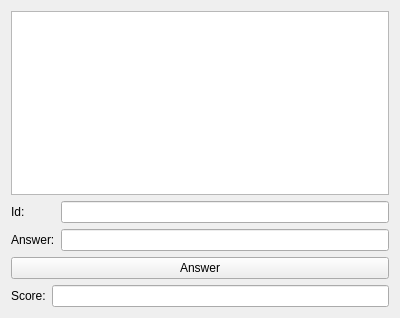
<?xml version="1.0" encoding="UTF-8"?>
<ui version="4.0">
 <class>ParticipantWindow</class>
 <widget class="QWidget" name="ParticipantWindow">
  <property name="geometry">
   <rect>
    <x>0</x>
    <y>0</y>
    <width>400</width>
    <height>318</height>
   </rect>
  </property>
  <property name="windowTitle">
   <string>ParticipantWindow</string>
  </property>
  <layout class="QVBoxLayout" name="verticalLayout">
   <item>
    <widget class="QTableWidget" name="tableWidget"/>
   </item>
   <item>
    <layout class="QFormLayout" name="formLayout">
     <item row="1" column="0">
      <widget class="QLabel" name="label_2">
       <property name="text">
        <string>Answer:</string>
       </property>
      </widget>
     </item>
     <item row="1" column="1">
      <widget class="QLineEdit" name="lineEdit"/>
     </item>
     <item row="0" column="0">
      <widget class="QLabel" name="label_3">
       <property name="text">
        <string>Id:</string>
       </property>
      </widget>
     </item>
     <item row="0" column="1">
      <widget class="QLineEdit" name="lineEdit_3"/>
     </item>
    </layout>
   </item>
   <item>
    <widget class="QPushButton" name="pushButton">
     <property name="text">
      <string>Answer</string>
     </property>
    </widget>
   </item>
   <item>
    <layout class="QFormLayout" name="formLayout_2">
     <item row="0" column="0">
      <widget class="QLabel" name="label">
       <property name="text">
        <string>Score:</string>
       </property>
      </widget>
     </item>
     <item row="0" column="1">
      <widget class="QLineEdit" name="lineEdit_2">
       <property name="readOnly">
        <bool>true</bool>
       </property>
      </widget>
     </item>
    </layout>
   </item>
  </layout>
 </widget>
 <resources/>
 <connections>
  <connection>
   <sender>pushButton</sender>
   <signal>clicked()</signal>
   <receiver>ParticipantWindow</receiver>
   <slot>answer()</slot>
   <hints>
    <hint type="sourcelabel">
     <x>173</x>
     <y>267</y>
    </hint>
    <hint type="destinationlabel">
     <x>191</x>
     <y>313</y>
    </hint>
   </hints>
  </connection>
  <connection>
   <sender>lineEdit_3</sender>
   <signal>textChanged(QString)</signal>
   <receiver>ParticipantWindow</receiver>
   <slot>idChanged()</slot>
   <hints>
    <hint type="sourcelabel">
     <x>138</x>
     <y>201</y>
    </hint>
    <hint type="destinationlabel">
     <x>131</x>
     <y>314</y>
    </hint>
   </hints>
  </connection>
  <connection>
   <sender>tableWidget</sender>
   <signal>cellClicked(int,int)</signal>
   <receiver>ParticipantWindow</receiver>
   <slot>clicked(int,int)</slot>
   <hints>
    <hint type="sourcelabel">
     <x>176</x>
     <y>132</y>
    </hint>
    <hint type="destinationlabel">
     <x>151</x>
     <y>314</y>
    </hint>
   </hints>
  </connection>
 </connections>
 <slots>
  <slot>clicked(int,int)</slot>
  <slot>answer()</slot>
  <slot>idChanged()</slot>
 </slots>
</ui>
